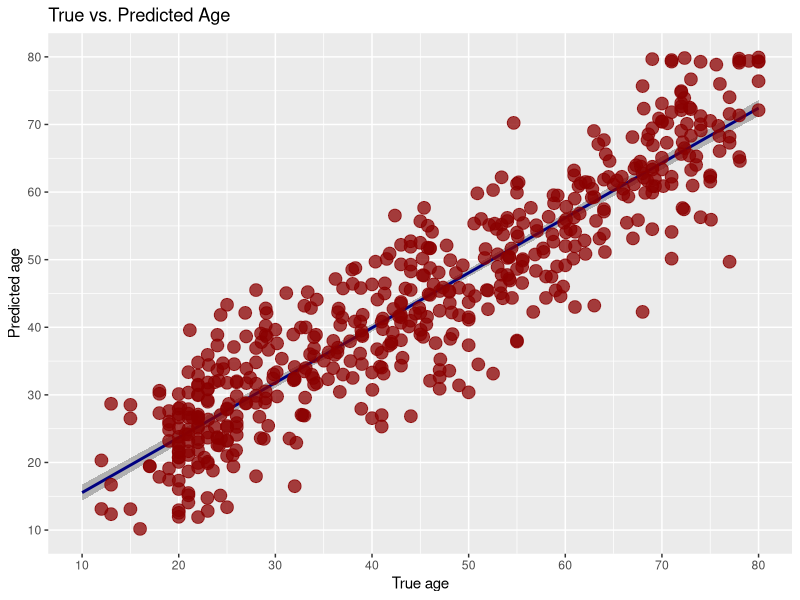

Source code (R):
library( kernlab )
library( ggplot2 )

trainingData <- read.csv( "trainingBrainSegmentationPosteriors2Projections.csv" )
testingData <- read.csv( "testingBrainSegmentationPosteriors2Projections.csv" )
# trainingData <- read.csv( "trainingCorticalThicknessProjections.csv" )
# testingData <- read.csv( "testingCorticalThicknessProjections.csv" )

# Remove ID, gender, and site

drops <- c( "ID", "SEX", "SITE" )

trainingData <- trainingData[, !( names( trainingData ) %in% drops )]
testingData <- testingData[, !( names( trainingData ) %in% drops )]

brainAgeVM <- rvm( AGE ~ ., data = trainingData, type = "regression",
                    kernel = "polydot", kpar = list( degree = 1 ),
                    verbosity = 1, tol = .Machine$double.eps,
                    minmaxdiff = 1e-3, cross = 0, fit = TRUE,
                    na.action = na.omit )
predictedAge <- predict( brainAgeVM, testingData )

correlation <- cor( testingData$AGE, predictedAge )
cat( "Correlation (true vs. predicted age): ", correlation, "\n", sep = '' )


plotData <- data.frame( TrueAge = testingData$AGE, PredictedAge = predictedAge )

brainAgeRegression <- lm( testingData$AGE ~ 1 + predictedAge )



brainAgePlot <- ggplot( plotData, aes( x = TrueAge, y = PredictedAge ) ) +
                stat_smooth( colour = "navyblue", formula = y ~ 1 + x, method = "lm",
                  size = 1, n = 1000, level = 0.95, se = TRUE, fullrange = TRUE, fill = 'black', alpha = 0.25 ) +
                geom_point( colour = "darkred", size = 4, alpha = 0.75 ) +
                scale_x_continuous( "True age", breaks = seq( 10, 80, by = 10 ), labels = seq( 10, 80, by = 10 ), limits = c( 10, 80 ) ) +
                scale_y_continuous( "Predicted age", breaks = seq( 10, 80, by = 10 ), labels = seq( 10, 80, by = 10 ), limits = c( 10, 80 ) ) +
                ggtitle( "True vs. Predicted Age" )
ggsave( filename = paste( "brainAge.pdf", sep = "" ), plot = brainAgePlot, width = 6, height = 6, units = 'in' )



# plot the results (Bland Altman)
#
# ageDifference <- ( testingData$AGE - predictedAge )
# meanAgeDifference <- mean( ageDifference )
# stdAgeDifference <- sd( ageDifference )
#
# upperLineIntercept <- meanAgeDifference + 0.95 * stdAgeDifference
# lowerLineIntercept <- meanAgeDifference - 0.95 * stdAgeDifference
#
# plotData <- data.frame( TrueAge = testingData$AGE, AgeDifference = ageDifference )
#
# brainAgePlot <- ggplot( plotData, aes( x = TrueAge, y = AgeDifference ) ) +
#                 geom_point( colour = "darkred", size = 4, alpha = 0.75 ) +
#                 geom_hline( aes( yintercept = upperLineIntercept ), colour = "navyblue", linetype = "dashed" ) +
#                 geom_hline( aes( yintercept = lowerLineIntercept ), colour = "navyblue", linetype = "dashed" ) +
#                 scale_x_continuous( "True age", breaks = seq( 10, 80, by = 10 ), labels = seq( 10, 80, by = 10 ), limits = c( 10, 80 ) ) +
#                 scale_y_continuous( "True - predicted age", breaks = seq( -20, 20, by = 5 ), labels = seq( -20, 20, by = 5 ), limits = c( -20, 20 ) ) +
#                 ggtitle( "True vs. Predicted Age" )
# ggsave( filename = paste( "brainAge.pdf", sep = "" ), plot = brainAgePlot, width = 8, height = 6, units = 'in' )
